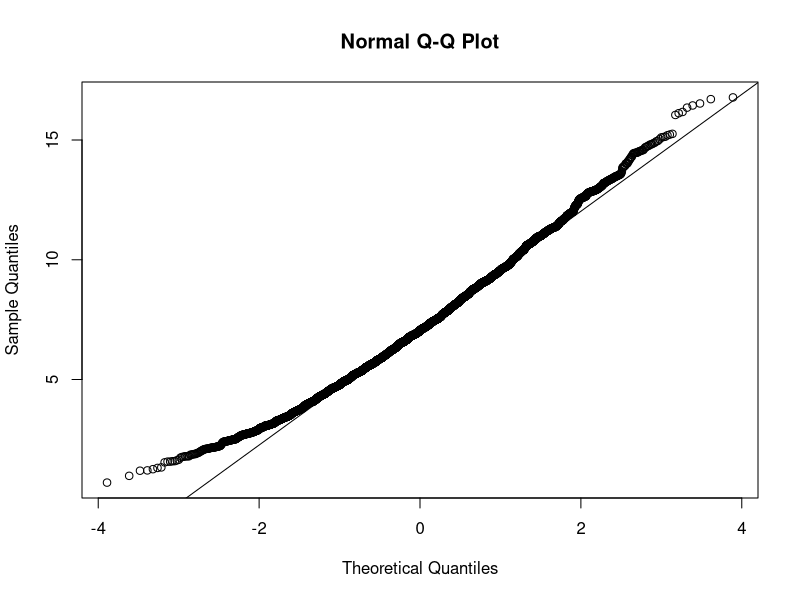
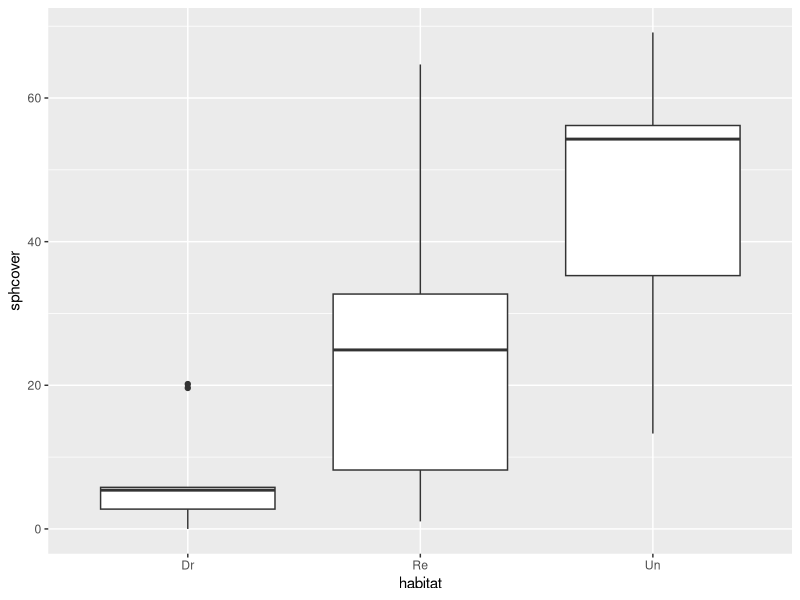

These charts were generated, in order, by the following R code:
## ---- chunk 1
knitr::opts_chunk$set(echo = TRUE)
## ---- chunk 2
cover <- read.csv("sphagnum_cover.csv")
str(cover)
## ---- chunk 3
cov_dr <- cover$sphcover[cover$habitat == "Dr"]

n <- length(cov_dr)

# Moyenne
moy <- mean(cov_dr)
moy

# Erreur-type
err_type <- sd(cov_dr) / sqrt(n)
err_type

# Intervalle de confiance
ic <- c(moy + qt(0.025, n - 1) * err_type, 
        moy + qt(0.975, n - 1) * err_type)
ic
## ---- chunk 4
library(boot)
set.seed(5612)

calc_moy <- function(x, i) mean(x[i])

boot_moy <- boot(cov_dr, calc_moy, R = 10000)

# Erreur-type
sd(boot_moy$t)

# Biais
mean(boot_moy$t) - boot_moy$t0
## ---- chunk 5
qqnorm(boot_moy$t)
qqline(boot_moy$t)
## ---- chunk 6
# Intervalle de confiance
boot.ci(boot_moy)
## ---- chunk 7
library(ggplot2)
ggplot(cover, aes(x = habitat, y = sphcover)) +
    geom_boxplot()
## ---- chunk 8
mod <- lm(sphcover ~ habitat, data = cover)
summary(mod)
## ---- chunk 9
confint(mod)
## ---- chunk 10
lm_hab <- function(x, i)  {
    mod <- lm(sphcover ~ habitat, x[i,])
    coef(mod)
}

boot_hab <- boot(cover, lm_hab, R = 10000)

# Moyenne
apply(boot_hab$t, 2, mean)

# Erreur-type
apply(boot_hab$t, 2, sd)
## ---- chunk 11
boot_strat <- boot(cover, lm_hab, R = 10000, strata = as.factor(cover$habitat))

# Moyenne
apply(boot_strat$t, 2, mean)

# Erreur-type
apply(boot_strat$t, 2, sd)
## ---- chunk 12
boot.ci(boot_strat, index = 3)
## ---- chunk 13

mod <- lm(sphcover ~ habitat, data = cover)
cover$fitted <- fitted(mod)

lm_resid <- function(x, i) {
    cover$cover_new <- cover$fitted + x[i]
    mod_new <- lm(cover_new ~ habitat, data = cover)
    coef(mod_new)
}

boot_resid <- boot(residuals(mod), lm_resid, R = 10000)

# Moyenne
apply(boot_resid$t, 2, mean)

# Erreur-type
apply(boot_resid$t, 2, sd)

boot.ci(boot_resid, index = 3)
